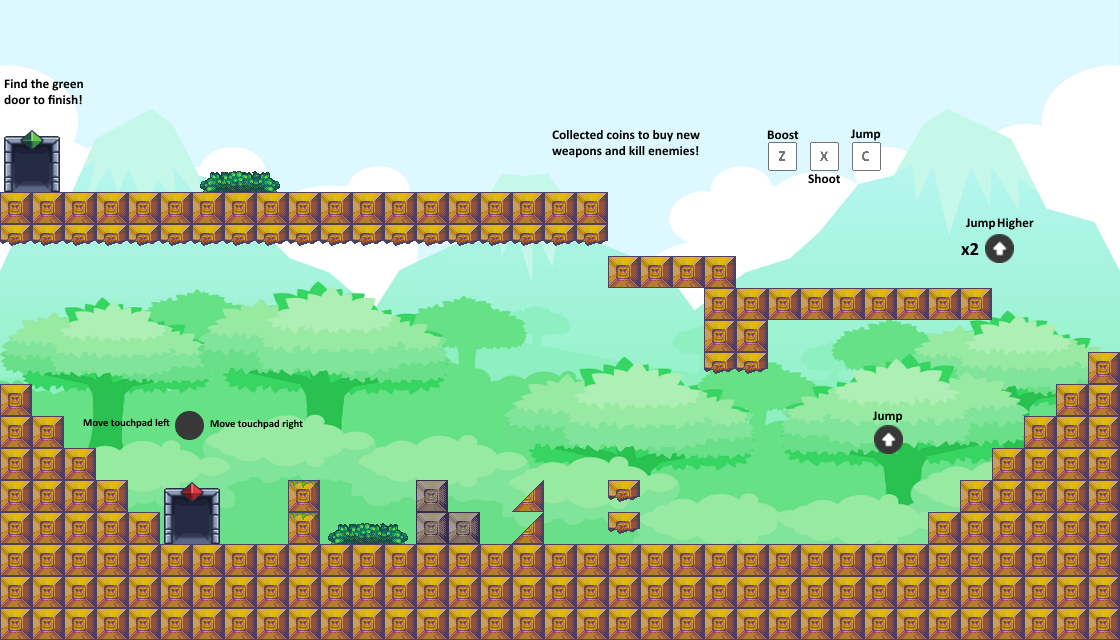

Tiled map render using the project's own tile images. Description and the whole map definition, tile-layer contents included, below:
An orthogonal 35x20 tile map with 32x32 px tiles, 2 tile layers (Tile Layer old, Tile Layer 1), 3 tilesets, 1 image layer and 8 objects (3x coin, 2x collidable, goblin, player, exit).

<map version="1.0" tiledversion="1.0.2" orientation="orthogonal" renderorder="left-down" width="35" height="20" tilewidth="32" tileheight="32" nextobjectid="10">
 <tileset firstgid="1" source="../../retro_tiled_tileset.tsx" />
 <tileset firstgid="10" source="../../tilesets/door_tileset.tsx" />
 <tileset firstgid="16" source="../../tilesets/retro_map_tileset_2.tsx" />
 <imagelayer name="Image Layer 1">
  <image source="tutorialBackgrounAndroid.png" width="1120" height="640" />
 </imagelayer>
 <layer name="Tile Layer old" width="35" height="20">
  <data encoding="csv">
0,0,0,0,0,0,0,0,0,0,0,0,0,0,0,0,0,0,0,0,0,0,0,0,0,0,0,0,0,0,0,0,0,0,0,
0,0,0,0,0,0,0,0,0,0,0,0,0,0,0,0,0,0,0,0,0,0,0,0,0,0,0,0,0,0,0,0,0,0,0,
0,0,0,0,0,0,0,0,0,0,0,0,0,0,0,0,0,0,0,0,0,0,0,0,0,0,0,0,0,0,0,0,0,0,0,
0,0,0,0,0,0,0,0,0,0,0,0,0,0,0,0,0,0,0,0,0,0,0,0,0,0,0,0,0,0,0,0,0,0,0,
12,14,0,0,0,0,0,0,0,0,0,0,0,0,0,0,0,0,0,0,0,0,0,0,0,0,0,0,0,0,0,0,0,0,0,
10,11,0,0,0,0,6,7,8,0,0,0,0,0,0,0,0,0,0,0,0,0,0,0,0,0,0,0,0,0,0,0,0,0,0,
2,2,2,2,2,2,2,2,2,2,2,2,2,2,2,2,2,2,2,0,0,0,0,0,0,0,0,0,0,0,0,0,0,0,0,
4,4,4,4,4,4,4,4,4,4,4,4,4,4,4,4,4,4,4,0,0,0,0,0,0,0,0,0,0,0,0,0,0,0,0,
0,0,0,0,0,0,0,0,0,0,0,0,0,0,0,0,0,0,0,2,2,2,2,0,0,0,0,0,0,0,0,0,0,0,0,
0,0,0,0,0,0,0,0,0,0,0,0,0,0,0,0,0,0,0,0,0,0,2,2,2,2,2,2,2,2,2,0,0,0,0,
0,0,0,0,0,0,0,0,0,0,0,0,0,0,0,0,0,0,0,0,0,0,2,2,0,0,0,0,0,0,0,0,0,0,0,
0,0,0,0,0,0,0,0,0,0,0,0,0,0,0,0,0,0,0,0,0,0,4,4,0,0,0,0,0,0,0,0,0,0,2,
2,0,0,0,0,0,0,0,0,0,0,0,0,0,0,0,0,0,0,0,0,0,0,0,0,0,0,0,0,0,0,0,0,2,2,
2,2,0,0,0,0,0,0,0,0,0,0,0,0,0,0,0,0,0,0,0,0,0,0,0,0,0,0,0,0,0,0,2,2,2,
2,2,2,0,0,0,0,0,0,0,0,0,0,0,0,0,0,0,0,0,0,0,0,0,0,0,0,0,0,0,0,2,2,2,2,
2,2,2,2,0,13,15,0,0,3,0,0,0,5,0,0,1,0,0,4,0,0,0,0,0,0,0,0,0,0,2,2,2,2,2,
2,2,2,2,2,10,11,0,0,3,6,7,8,5,0,0,1,0,0,4,0,0,0,0,0,0,0,0,0,2,2,2,2,2,2,
2,2,2,2,2,2,2,2,2,2,2,2,2,2,2,2,2,2,2,2,2,2,2,2,2,2,2,2,2,2,2,2,2,2,2,
2,2,2,2,2,2,2,2,2,2,2,2,2,2,2,2,2,2,2,2,2,2,2,2,2,2,2,2,2,2,2,2,2,2,2,
2,2,2,2,2,2,2,2,2,2,2,2,2,2,2,2,2,2,2,2,2,2,2,2,2,2,2,2,2,2,2,2,2,2,2
</data>
 </layer>
 <layer name="Tile Layer 1" width="35" height="20">
  <data encoding="csv">
0,0,0,0,0,0,0,0,0,0,0,0,0,0,0,0,0,0,0,0,0,0,0,0,0,0,0,0,0,0,0,0,0,0,0,
0,0,0,0,0,0,0,0,0,0,0,0,0,0,0,0,0,0,0,0,0,0,0,0,0,0,0,0,0,0,0,0,0,0,0,
0,0,0,0,0,0,0,0,0,0,0,0,0,0,0,0,0,0,0,0,0,0,0,0,0,0,0,0,0,0,0,0,0,0,0,
0,0,0,0,0,0,0,0,0,0,0,0,0,0,0,0,0,0,0,0,0,0,0,0,0,0,0,0,0,0,0,0,0,0,0,
12,14,0,0,0,0,0,0,0,0,0,0,0,0,0,0,0,0,0,0,0,0,0,0,0,0,0,0,0,0,0,0,0,0,0,
10,11,0,0,0,0,22,23,24,0,0,0,0,0,0,0,0,0,0,0,0,0,0,0,0,0,0,0,0,0,0,0,0,0,0,
17,17,17,17,17,17,17,17,17,17,17,17,17,17,17,17,17,17,17,0,0,0,0,0,0,0,0,0,0,0,0,0,0,0,0,
19,19,19,19,19,19,19,19,19,19,19,19,19,19,19,19,19,19,19,0,0,0,0,0,0,0,0,0,0,0,0,0,0,0,0,
0,0,0,0,0,0,0,0,0,0,0,0,0,0,0,0,0,0,0,17,17,17,17,0,0,0,0,0,0,0,0,0,0,0,0,
0,0,0,0,0,0,0,0,0,0,0,0,0,0,0,0,0,0,0,0,0,0,17,17,17,17,17,17,17,17,17,0,0,0,0,
0,0,0,0,0,0,0,0,0,0,0,0,0,0,0,0,0,0,0,0,0,0,17,17,0,0,0,0,0,0,0,0,0,0,0,
0,0,0,0,0,0,0,0,0,0,0,0,0,0,0,0,0,0,0,0,0,0,19,19,0,0,0,0,0,0,0,0,0,0,17,
17,0,0,0,0,0,0,0,0,0,0,0,0,0,0,0,0,0,0,0,0,0,0,0,0,0,0,0,0,0,0,0,0,17,17,
17,17,0,0,0,0,0,0,0,0,0,0,0,0,0,0,0,0,0,0,0,0,0,0,0,0,0,0,0,0,0,0,17,17,17,
17,17,17,0,0,0,0,0,0,0,0,0,0,0,0,0,0,0,0,0,0,0,0,0,0,0,0,0,0,0,0,17,17,17,17,
17,17,17,17,0,13,15,0,0,0,0,0,0,0,0,0,0,0,0,0,0,0,0,0,0,0,0,0,0,0,17,17,17,17,17,
17,17,17,17,17,10,11,0,0,0,22,23,24,0,20,0,0,0,0,0,0,0,0,0,0,0,0,0,0,17,17,17,17,17,17,
17,17,17,17,17,17,17,17,17,17,17,17,17,17,17,17,17,17,17,17,17,17,17,17,17,17,17,17,17,17,17,17,17,17,17,
17,17,17,17,17,17,17,17,17,17,17,17,17,17,17,17,17,17,17,17,17,17,17,17,17,17,17,17,17,17,17,17,17,17,17,
17,17,17,17,17,17,17,17,17,17,17,17,17,17,17,17,17,17,17,17,17,17,17,17,17,17,17,17,17,17,17,17,17,17,17
</data>
 </layer>
 <objectgroup name="collisions">
  <object id="1" name="collidable" x="602.5" y="126.333" width="11" height="86.3333">
   <properties>
    <property name="all" type="bool" value="false" />
    <property name="goblin" type="bool" value="true" />
   </properties>
  </object>
  <object id="9" name="collidable" x="-0.166667" y="119.167" width="5" height="86.3333">
   <properties>
    <property name="all" type="bool" value="false" />
    <property name="goblin" type="bool" value="true" />
   </properties>
  </object>
 </objectgroup>
 <objectgroup name="spawn1">
  <object id="3" name="coin" x="1053.33" y="289.333" />
  <object id="4" name="coin" x="744" y="200" />
  <object id="5" name="coin" x="588" y="125.333" />
  <object id="6" name="goblin" x="337.333" y="161.333" />
  <object id="7" name="player" x="186.667" y="498.667" />
  <object id="8" name="exit" x="21.9167" y="155.833" width="6.5" height="23" />
 </objectgroup>
</map>
